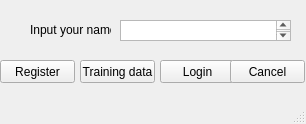
<?xml version="1.0" encoding="UTF-8"?>
<ui version="4.0">
 <class>MainWindow</class>
 <widget class="QMainWindow" name="MainWindow">
  <property name="geometry">
   <rect>
    <x>0</x>
    <y>0</y>
    <width>306</width>
    <height>124</height>
   </rect>
  </property>
  <property name="windowTitle">
   <string>MainWindow</string>
  </property>
  <widget class="QWidget" name="centralwidget">
   <widget class="QPushButton" name="btnLogin">
    <property name="geometry">
     <rect>
      <x>160</x>
      <y>60</y>
      <width>75</width>
      <height>23</height>
     </rect>
    </property>
    <property name="text">
     <string>Login</string>
    </property>
   </widget>
   <widget class="QLabel" name="labelUserName">
    <property name="geometry">
     <rect>
      <x>30</x>
      <y>20</y>
      <width>81</width>
      <height>20</height>
     </rect>
    </property>
    <property name="text">
     <string>Input your name</string>
    </property>
   </widget>
   <widget class="QPushButton" name="btnCancel">
    <property name="geometry">
     <rect>
      <x>230</x>
      <y>60</y>
      <width>75</width>
      <height>23</height>
     </rect>
    </property>
    <property name="text">
     <string>Cancel</string>
    </property>
   </widget>
   <widget class="QTextEdit" name="txtName">
    <property name="enabled">
     <bool>true</bool>
    </property>
    <property name="geometry">
     <rect>
      <x>120</x>
      <y>20</y>
      <width>171</width>
      <height>21</height>
     </rect>
    </property>
    <property name="acceptDrops">
     <bool>true</bool>
    </property>
   </widget>
   <widget class="QPushButton" name="btnRegister">
    <property name="geometry">
     <rect>
      <x>0</x>
      <y>60</y>
      <width>75</width>
      <height>23</height>
     </rect>
    </property>
    <property name="text">
     <string>Register</string>
    </property>
   </widget>
   <widget class="QPushButton" name="btnTrainingData">
    <property name="geometry">
     <rect>
      <x>80</x>
      <y>60</y>
      <width>75</width>
      <height>23</height>
     </rect>
    </property>
    <property name="text">
     <string>Training data</string>
    </property>
   </widget>
  </widget>
  <widget class="QStatusBar" name="statusbar"/>
 </widget>
 <resources/>
 <connections/>
</ui>
